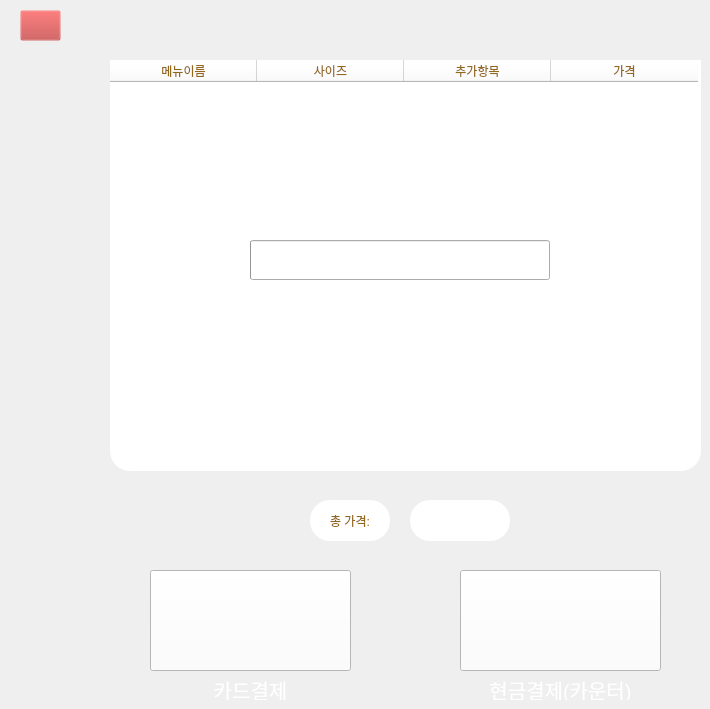
   <widget class="QWidget" name="page_6">
    <widget class="QPushButton" name="card">
     <property name="geometry">
      <rect>
       <x>150</x>
       <y>570</y>
       <width>201</width>
       <height>101</height>
      </rect>
     </property>
     <property name="styleSheet">
      <string notr="true">background-color: rgb(255, 255, 255);
</string>
     </property>
     <property name="text">
      <string/>
     </property>
     <property name="icon">
      <iconset>
       <normaloff>card.png</normaloff>card.png</iconset>
     </property>
     <property name="iconSize">
      <size>
       <width>111</width>
       <height>131</height>
      </size>
     </property>
    </widget>
    <widget class="QPushButton" name="cash">
     <property name="geometry">
      <rect>
       <x>460</x>
       <y>570</y>
       <width>201</width>
       <height>101</height>
      </rect>
     </property>
     <property name="styleSheet">
      <string notr="true">background-color: rgb(255, 255, 255);
</string>
     </property>
     <property name="text">
      <string/>
     </property>
     <property name="icon">
      <iconset>
       <normaloff>cash.png</normaloff>cash.png</iconset>
     </property>
     <property name="iconSize">
      <size>
       <width>111</width>
       <height>131</height>
      </size>
     </property>
    </widget>
    <widget class="QTableWidget" name="receipt">
     <property name="geometry">
      <rect>
       <x>110</x>
       <y>60</y>
       <width>591</width>
       <height>411</height>
      </rect>
     </property>
     <property name="styleSheet">
      <string notr="true">color: rgb(147, 103, 28);
background-color: rgb(255, 255, 255);
border-radius: 20px;</string>
     </property>
     <property name="editTriggers">
      <set>QAbstractItemView::NoEditTriggers</set>
     </property>
     <attribute name="horizontalHeaderDefaultSectionSize">
      <number>147</number>
     </attribute>
     <attribute name="horizontalHeaderHighlightSections">
      <bool>false</bool>
     </attribute>
     <attribute name="verticalHeaderVisible">
      <bool>false</bool>
     </attribute>
     <column>
      <property name="text">
       <string>메뉴이름</string>
      </property>
     </column>
     <column>
      <property name="text">
       <string>사이즈</string>
      </property>
     </column>
     <column>
      <property name="text">
       <string>추가항목</string>
      </property>
     </column>
     <column>
      <property name="text">
       <string>가격</string>
      </property>
     </column>
    </widget>
    <widget class="QLabel" name="total_2">
     <property name="geometry">
      <rect>
       <x>310</x>
       <y>500</y>
       <width>80</width>
       <height>41</height>
      </rect>
     </property>
     <property name="styleSheet">
      <string notr="true">border-radius: 20px;background-color: rgb(255, 255, 255);
color: rgb(147, 103, 28);</string>
     </property>
     <property name="text">
      <string>총 가격:</string>
     </property>
     <property name="alignment">
      <set>Qt::AlignCenter</set>
     </property>
    </widget>
    <widget class="QPushButton" name="backbtn_4">
     <property name="geometry">
      <rect>
       <x>20</x>
       <y>10</y>
       <width>41</width>
       <height>31</height>
      </rect>
     </property>
     <property name="styleSheet">
      <string notr="true">background-color: rgba(191, 64, 64, 0);
border-image:url(&quot;/home/iot/PycharmProjects/pythonProject/키오스크/ba.png&quot;)</string>
     </property>
     <property name="text">
      <string/>
     </property>
    </widget>
    <widget class="QLabel" name="label_26">
     <property name="geometry">
      <rect>
       <x>150</x>
       <y>680</y>
       <width>201</width>
       <height>20</height>
      </rect>
     </property>
     <property name="font">
      <font>
       <pointsize>15</pointsize>
      </font>
     </property>
     <property name="styleSheet">
      <string notr="true">background-color: rgba(191, 64, 64, 0);
color: rgb(255, 255, 255);</string>
     </property>
     <property name="text">
      <string>카드결제</string>
     </property>
     <property name="alignment">
      <set>Qt::AlignCenter</set>
     </property>
    </widget>
    <widget class="QLabel" name="label_27">
     <property name="geometry">
      <rect>
       <x>460</x>
       <y>680</y>
       <width>201</width>
       <height>20</height>
      </rect>
     </property>
     <property name="font">
      <font>
       <pointsize>15</pointsize>
      </font>
     </property>
     <property name="styleSheet">
      <string notr="true">background-color: rgba(191, 64, 64, 0);
color: rgb(255, 255, 255);</string>
     </property>
     <property name="text">
      <string>현금결제(카운터)</string>
     </property>
     <property name="alignment">
      <set>Qt::AlignCenter</set>
     </property>
    </widget>
    <widget class="QLabel" name="total_lb_2">
     <property name="geometry">
      <rect>
       <x>410</x>
       <y>500</y>
       <width>100</width>
       <height>41</height>
      </rect>
     </property>
     <property name="styleSheet">
      <string notr="true">border-radius: 20px;background-color: rgb(255, 255, 255);
color: rgb(147, 103, 28);</string>
     </property>
     <property name="text">
      <string/>
     </property>
     <property name="alignment">
      <set>Qt::AlignCenter</set>
     </property>
    </widget>
    <widget class="QProgressBar" name="loading">
     <property name="geometry">
      <rect>
       <x>250</x>
       <y>240</y>
       <width>300</width>
       <height>40</height>
      </rect>
     </property>
     <property name="styleSheet">
      <string notr="true">
color: rgb(255, 255, 255);</string>
     </property>
     <property name="value">
      <number>0</number>
     </property>
     <property name="alignment">
      <set>Qt::AlignCenter</set>
     </property>
    </widget>
    <zorder>receipt</zorder>
    <zorder>card</zorder>
    <zorder>cash</zorder>
    <zorder>total_2</zorder>
    <zorder>backbtn_4</zorder>
    <zorder>label_26</zorder>
    <zorder>label_27</zorder>
    <zorder>total_lb_2</zorder>
    <zorder>loading</zorder>
   </widget>
